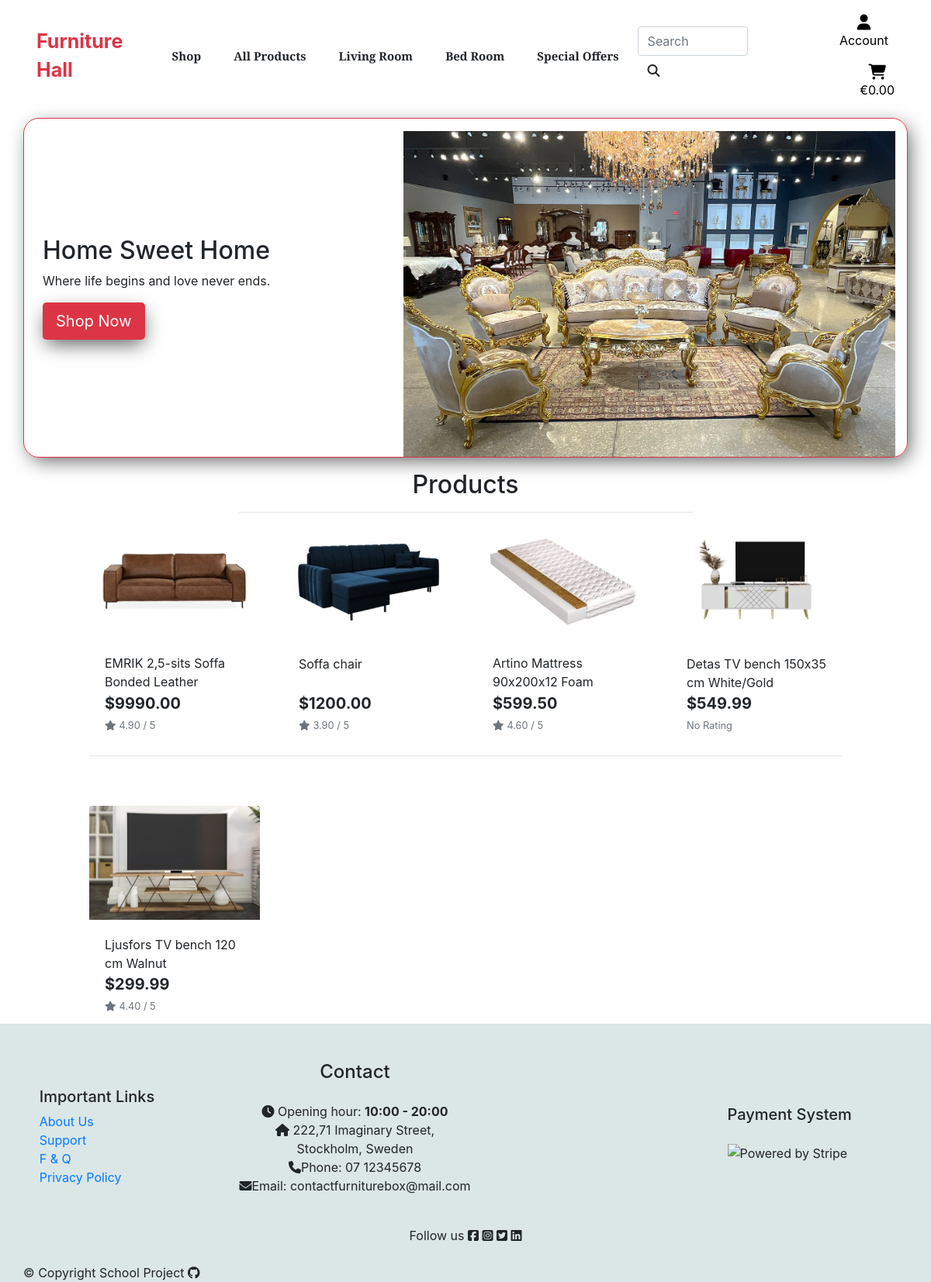
The page /furnitures/ on the database its author committed.
### products/models.py (models this page shows, shortened)
class Furniture(models.Model):
    category = models.ForeignKey('Category', null=True, blank=True, on_delete=models.SET_NULL)
    color = models.ForeignKey('Color', null=True, blank=True, on_delete=models.SET_NULL)
    itemnumber = models.CharField(max_length=200, null=True, blank=True)
    name = models.CharField(max_length=200)
    description = models.TextField()
    price = models.DecimalField(max_digits=7, decimal_places=2)
    rating = models.DecimalField(max_digits=6, decimal_places=2, null=True, blank=True)
    image_url = models.URLField(max_length=2000, null=True, blank=True)
    image = models.ImageField(null=True, blank=True)

### products/views.py (the view)
# urls.py: path('', views.all_furnitures, name='furnitures')
def all_furnitures(request):
    products = Furniture.objects.all()
    context = {
        'products':products,
    }
    return render(request, 'products/furnitures.html', context)

### products/templates/products/furnitures.html (shortened to what this page needs)
{% extends "base.html" %}
{% load static %}
{% block content %}
    <div class="overlay"></div>
    <div class="container-fluid">
        <div class="row">
            <div class="col text-center mt-3">
                <h2 class="logo-font">Products</h2>
                <hr class="w-50 mb-1">
            </div>
        </div>
        <div class="row">
            <div class="product-container col-10 offset-1">
                <div class="row">
                    {% for furniture in products %}
                        <div class="col-sm-6 col-md-6 col-lg-4 col-xl-3">
                            <div class="card h-100 border-0">
                                {% if furniture.image %}
                                <a href="">
                                    <img class="card-img-top img-fluid" src="{{ furniture.image.url }}" alt="{{ furniture.name }}">
                                </a>
                                {% else %}
                                <a href="">
                                    <img class="card-img-top img-fluid" src="{{ MEDIA_URL }}noimage.png" alt="{{ furniture.name }}">
                                </a>
                                {% endif %}
                                <div class="card-body pb-0">
                                    <p class="mb-0">{{ furniture.name }}</p>
                                </div>
                                <div class="card-footer bg-white pt-0 border-0 text-left">
                                    <div class="row">
                                        <div class="col">
                                            <p class="lead mb-0 text-left font-weight-bold">${{ furniture.price }}</p>
                                            {% if furniture.rating %}
                                                <small class="text-muted"><i class="fas fa-star mr-1"></i>{{ furniture.rating }} / 5</small>
                                            {% else %}
                                                <small class="text-muted">No Rating</small>
                                            {% endif %}
                                        </div>
                                    </div>
                                </div>
                            </div>
                        </div>
                        {% if forloop.counter|divisibleby:4 %}
                            <div class="col-12 d-none d-xl-block mb-5">
                                <hr>
                            </div>
                        {% endif %}
                    {% endfor %}
                </div>
            </div>
        </div>
    </div>
{% endblock %}

### templates/base.html (shortened to what this page needs)
{% load static %}
<!doctype html>
<html lang="en">
  <head>
    {% block corecss %}
    <link rel="stylesheet" href="https://stackpath.bootstrapcdn.com/bootstrap/4.4.1/css/bootstrap.min.css">
    <link rel="stylesheet" href="{% static 'css/base.css' %}">
    {% endblock %}
  </head>
  <body>
    {% include 'main/nav.html' %}
    {% include 'main/hero.html' %}
    {% block content %}
    {% endblock %}
    <footer class="text-lg-start" id="footer">
        <div class="container mt-5">
            <div class="row mt-3 d-flex align-items-center">
        <div class="col-md-3 col-lg-2 d-flex justify-content-center ">
            <ul class="list-unstyled custom-list">
                <h5>Important Links</h5>
                <li><a class="text-decoration-none text-start text-black" href="#">About Us</a></li>
                <li><a class="text-decoration-none text-start text-black" href="#">Support</a></li>
                <li><a class="text-decoration-none text-start text-black" href="#">F & Q</a></li>
                <li><a class="text-decoration-none text-start text-black" href="#">Privacy Policy</a></li>
            </ul>
        </div>
              <div class="col-md-4 col-lg-4 mx-auto mb-4 text-sm-center contact">
                  <h4 class="fw-bold mb-4" id="contact">Contact</h4>
                  <p class="mb-0" id="contact"><i class="fas fa-clock text-black"></i> Opening hour: <strong>10:00 - 20:00</strong></p>
                  <p class="mb-0" id="contact"><i class="fas fa-home me-3 text-black"></i>
                      222,71 Imaginary Street,
                      <br>
                      Stockholm, Sweden
                  </p>
                  <p class="mb-0" id="contact"><i class="fas fa-phone me-3 text-black"></i>Phone: 07 12345678</p>
                  <p id="contact"><i class="fas fa-envelope me-3 text-black"></i>Email: contactfurniturebox@mail.com</p>
              </div>
              <div class="col-md-4 col-lg-4 mx-auto mb-4 contact">
                <h5 class="fw-bold mb-4 stripe-img" id="contact">Payment System</h5>
                <img class="stripe-img text-right" src="{% static 'images/stripeE.png' %}" alt="Powered by Stripe">
                </div>
        </div>
    </div>
    <p class="m-0 text-center text-black">Follow us<a href="https://www.facebook.com"
        target="_blank" rel="noopener" class="me-4 text-reset" aria-label="visit our facebook page (opens in a new tab)">
        <i class="fab fa-facebook-square ms-5"></i></a>
    <a href="https://www.instagram.com" target="_blank" rel="noopener" class="me-4 text-reset"
        aria-label="visit our instagram page (opens in a new tab)">
        <i class="fab fa-instagram-square  ms-5"></i></a>
    <a href="https://twitter.com" target="_blank" rel="noopener" class="me-4 text-reset"
        aria-label="visit our twitter page (opens in a new tab)">
        <i class="fab fa-twitter-square ms-5"></i></a>
        <a href="https://www.linkedin.com/" target="_blank" rel="noopener" class="me-4 text-reset" aria-label="Link to LinkedIn">
            <i class="fab fa-linkedin  ms-5"></i>
        </a>
</p>
<br>
    <div class="text-left copyright">
        <p class="mb-0">&copy; Copyright School Project <a href="https://github.com/ngozi89" target="_blank"
                rel="noopener" class="me-4 text-reset" aria-label="Link to GitHub">
                <i class="fab fa-github"></i>
            </a></p>
    </div>
    </footer>
  </body>
</html>

### templates/main/nav.html (shortened to what this page needs)
{% load static %}
<header>
    <nav class="container-fluid navbar navbar-expand-lg navbar-custom">
      <div class="container-fluid">
        <a class="navbar-brands nav-link font-weight-bold" href="/">Furniture Hall</a>
        <div class="collapse navbar-collapse" id="navbarSupportedContent">
          <ul class="navbar-nav mr-auto">
            <li class="nav-item active">
            <li class="nav-item dropdown active">
              <a class="navbar-brand logo-font font-weight-bold nav-link text-black mr-3" href="{% url 'home' %}" id="specials-link" data-toggle="dropdown" aria-haspopup="true" aria-expanded="false">
                  Shop
              </a>
          </li>
            </li>
            <li class="nav-item dropdown">
              <a class="navbar-brand logo-font font-weight-bold nav-link text-black mr-3" href="#" id="all-products-link" data-toggle="dropdown" aria-haspopup="true" aria-expanded="false">
                  All Products
              </a>
          </li>
          <li class="nav-item dropdown">
            <a class="navbar-brand logo-font font-weight-bold nav-link text-black mr-3" href="#" id="clothing-link" data-toggle="dropdown" aria-haspopup="true" aria-expanded="false">
                Living Room
            </a>
        </li>
        <li class="nav-item dropdown">
          <a class="navbar-brand logo-font font-weight-bold nav-link text-black mr-3" href="#" id="homeware-link" data-toggle="dropdown" aria-haspopup="true" aria-expanded="false">
              Bed Room
          </a>
      </li>
      <li class="nav-item dropdown">
        <a class="navbar-brand logo-font font-weight-bold nav-link text-black mr-3" href="#" id="specials-link" data-toggle="dropdown" aria-haspopup="true" aria-expanded="false">
            Special Offers
        </a>
    </li>
  </ul>
          <form action="" class="form-inline my-2 my-lg-0">
            <input class="form-control mr-sm-2 w-75" type="search" name="q" placeholder="Search" aria-label="Search">
            <button class="btn btn-outline-none my-2 my-sm-0" aria-label="search" type="submit"><i
                class="fa fa-search"></i></button>
          </form>
        </div>
        <ul class="list-inline list-unstyled text-center text-lg-right my-0">
          <li class="list-inline-item dropdown">
            <a class="text-black nav-link" href="#" id="user-options" data-toggle="dropdown" aria-haspopup="true"
              aria-expanded="false">
              <div class="text-center">
                <div><i class="fas fa-user fa-lg" id="account"></i></div>
                <p class="my-0" id="account">Account</p>
              </div>
            </a>
          </li>
          <li class="list-inline-item">
            <a class="{% if cart_total %}text-primary font-weight-bold{% else %}text-black{% endif %} nav-link"
              href="#">
              <div class="text-center">
                <div><i class="fas fa-shopping-cart fa-lg" id="account"></i></div>
                <p class="my-0" id="account">
                  {% if subtotal %}
                  €{{ subtotal|floatformat:2 }}
                  {% else %}
                  €0.00
                  {% endif %}
                </p>
              </div>
            </a>
          </li>
        </ul>
      </div>
</nav>
  </header>

### templates/main/hero.html
{% load static %}
    <div class="container">
        <div class="row mt-2 custom-border justify-content-center align-items-center">
            <div class="col-12 col-md-5 p-4 d-flex align-items-center">
                <div class="text-container d-flex flex-column align-items-left">
                    <h2 class="hero-text text-left">Home Sweet Home</h2>
                    <p>Where life begins and love never ends.</p>
                    <div>
                        <a class="btn btn-red btn-lg text-brown hero-btn" href="{% url 'furnitures' %}">Shop Now</a>
                    </div>
                </div>
            </div>
            <div class="col-12 col-md-7 mt-3 d-flex justify-content-center">
                <img class=" hero-image img-fluid" src="{% static 'images/hero.webp' %}" alt="Furniture store">
            </div>
        </div>
    </div>

### static/css/base.css (style rules this page uses)
body { min-height: 100vh; display: flex; flex-direction: column; background-color: var(--background); }
.navbar-brands { color: var(--red); font-size: 25px; }
.navbar-brand { font-size: 15px; color: var(--black); margin-left: 10px; }
.navbar-nav .nav-link { font-family: 'Libre Baskerville', serif; font-weight: 600; }
#account { color: black; }
.btn-red { background-color: var(--red); color: var(--white); }
.hero-btn { box-shadow: 1px 9px 26px -4px rgba(0, 0, 0, 0.66); -webkit-box-shadow: 1px 9px 26px -4px rgba(0, 0, 0, 0.66); }
.custom-border { border: var(--red) 1px solid; border-radius: 20px; box-shadow: 5px 7px 26px -4px rgba(0, 0, 0, 0.66); -webkit-box-shadow: 5px 7px 26px -4px rgba(0, 0, 0, 0.66); -moz-box-shadow: 5px 7px 26px -4px rgba(0, 0, 0, 0.66); }
.text-brown { color: var(--white); }
.overlay { height: 100%; width: 100%; top: 0; left: 0; position: fixed; background: white; z-index: -1; }
#footer { background-color: rgb(219, 230, 230); }
.copyright { margin-left: 30px; }
.contact { margin-left: 10px; }
.stripe-img { width: 30vh; }
@media (min-width: 1200px) { .stripe-img { margin-left: 180Px; } }

### rows shown on the page
Furniture: image (picture), name "EMRIK 2,5-sits Soffa Bonded Leather", price "9990.00", rating "4.90"
Furniture: image (picture), name "Soffa chair", price "1200.00", rating "3.90"
Furniture: image (picture), name "Artino Mattress 90x200x12 Foam", price "599.50", rating "4.60"
Furniture: image (picture), name "Detas TV bench 150x35 cm White/Gold", price "549.99", shows "No Rating"
Furniture: image (picture), name "Ljusfors TV bench 120 cm Walnut", price "299.99", rating "4.40"
